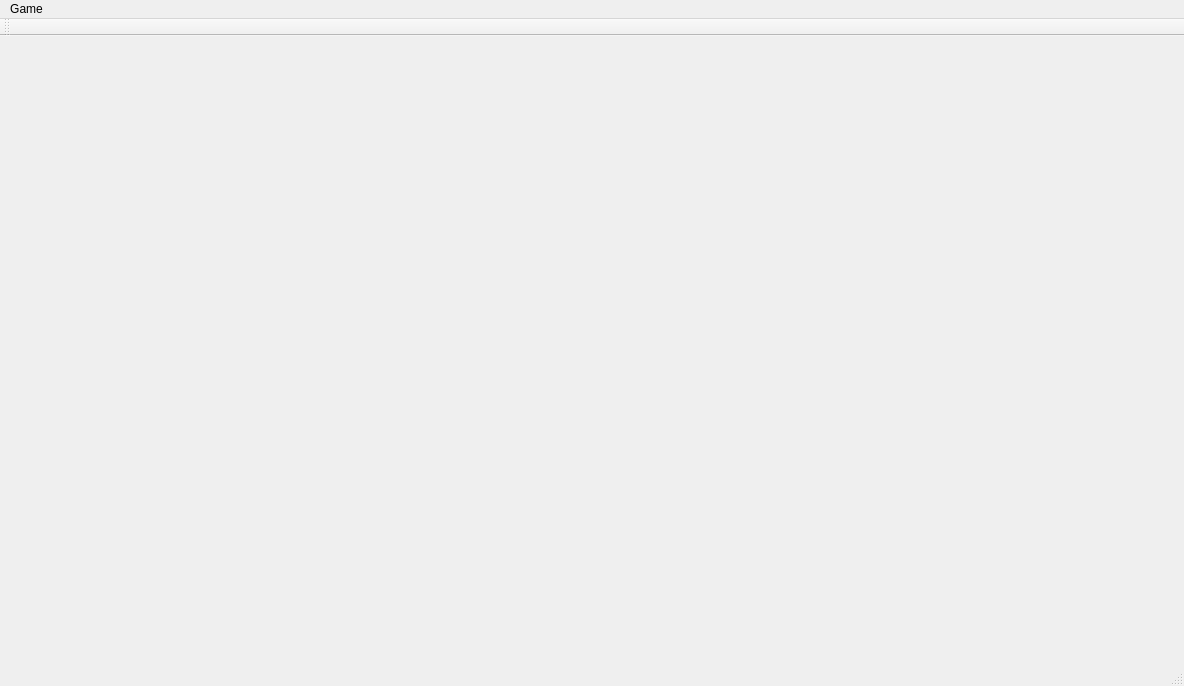
<?xml version="1.0" encoding="UTF-8"?>
<ui version="4.0">
 <class>MainWindow</class>
 <widget class="QMainWindow" name="MainWindow">
  <property name="geometry">
   <rect>
    <x>0</x>
    <y>0</y>
    <width>1184</width>
    <height>686</height>
   </rect>
  </property>
  <property name="sizePolicy">
   <sizepolicy hsizetype="Preferred" vsizetype="Preferred">
    <horstretch>0</horstretch>
    <verstretch>0</verstretch>
   </sizepolicy>
  </property>
  <property name="windowTitle">
   <string>Game</string>
  </property>
  <property name="tabShape">
   <enum>QTabWidget::Rounded</enum>
  </property>
  <property name="unifiedTitleAndToolBarOnMac">
   <bool>true</bool>
  </property>
  <widget class="QWidget" name="centralWidget">
   <widget class="viewo" name="view" native="true">
    <property name="geometry">
     <rect>
      <x>0</x>
      <y>0</y>
      <width>1191</width>
      <height>631</height>
     </rect>
    </property>
    <property name="sizePolicy">
     <sizepolicy hsizetype="Expanding" vsizetype="Expanding">
      <horstretch>0</horstretch>
      <verstretch>0</verstretch>
     </sizepolicy>
    </property>
    <property name="sizeIncrement">
     <size>
      <width>0</width>
      <height>0</height>
     </size>
    </property>
   </widget>
  </widget>
  <widget class="QMenuBar" name="menuBar">
   <property name="geometry">
    <rect>
     <x>0</x>
     <y>0</y>
     <width>1184</width>
     <height>22</height>
    </rect>
   </property>
   <widget class="QMenu" name="menuGame">
    <property name="title">
     <string>Game</string>
    </property>
   </widget>
   <addaction name="menuGame"/>
  </widget>
  <widget class="QToolBar" name="mainToolBar">
   <attribute name="toolBarArea">
    <enum>TopToolBarArea</enum>
   </attribute>
   <attribute name="toolBarBreak">
    <bool>false</bool>
   </attribute>
  </widget>
  <widget class="QStatusBar" name="statusBar"/>
 </widget>
 <layoutdefault spacing="6" margin="11"/>
 <customwidgets>
  <customwidget>
   <class>viewo</class>
   <extends>QWidget</extends>
   <header>viewo.h</header>
  </customwidget>
 </customwidgets>
 <resources/>
 <connections/>
</ui>
